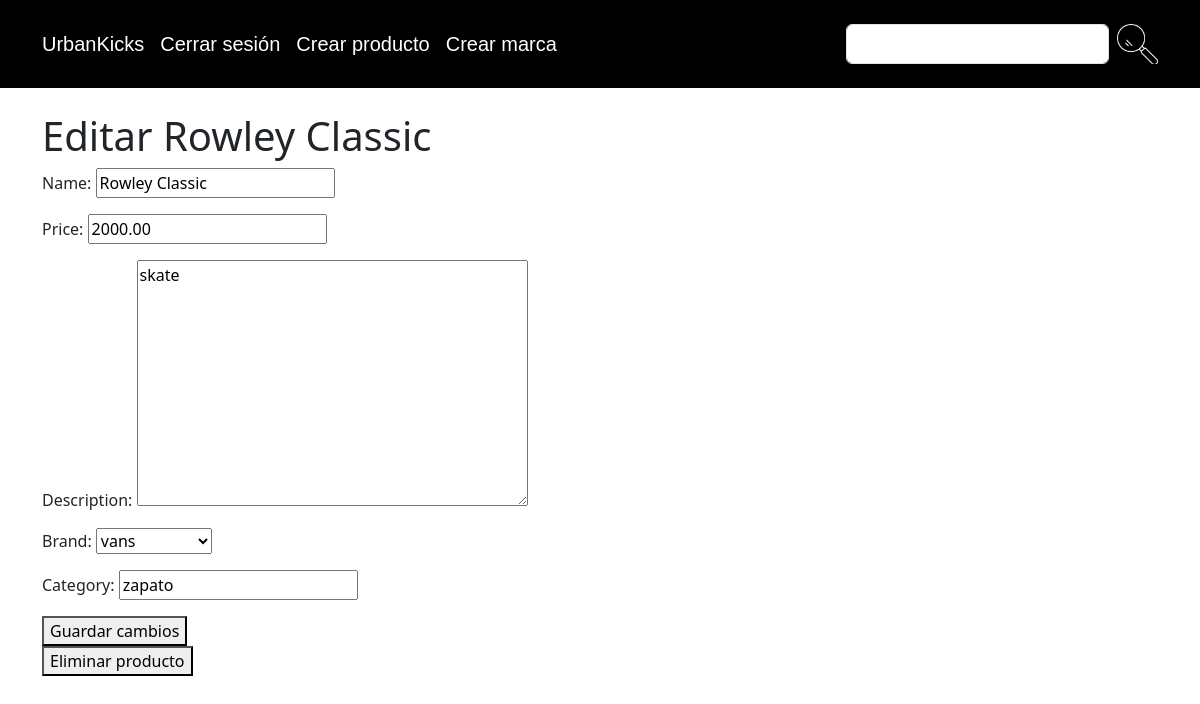
Screenshot of /product/7/edit/ (signed in) with the database file from the repository.
### product/models.py (models this page shows, shortened)
class Product(models.Model):
    product_id = models.AutoField(primary_key=True)
    name = models.CharField(max_length=100)
    price = models.DecimalField(max_digits=10, decimal_places=2)
    description = models.TextField()
    brand = models.ForeignKey(Brand, on_delete=models.CASCADE, related_name='products')
    category = models.CharField(max_length=50)
    created_at = models.DateTimeField(auto_now_add=True)

class Brand(models.Model):
    name = models.CharField(max_length=100)
    def __str__(self):
        return self.name

### product/views.py (the view, shortened to what this page needs)
# urls.py: path('product/<int:product_id>/edit/', ProductUpdateView.as_view(), name='product_edit'),
class ProductUpdateView(View):
    @method_decorator(adm_access_only("No estas autorizado para acceder a la pagina de admin, logeate como admin"), name="get")
    def get(self, request, product_id):
        product = get_object_or_404(Product, pk=product_id)
        form = ProductForm(instance=product)
        context = {
            'urban_kicks' : TEXTS['urban_kicks'],
            'logout' : TEXTS['logout'],
            'login' : TEXTS['login'],
            'signup' : TEXTS['signup'],
            'cart_text' : TEXTS['cart'],
            'create_product' : TEXTS['create_product'],
            'create_brand' : TEXTS['create_brand'],
            'save_changes' : TEXTS['save_changes'],
            'delete_product' : TEXTS['delete_product'],
            'edit': TEXTS['edit'],
            'delete_confirmation_message': TEXTS['delete_confirmation_message'],
            'form': form,
            'product': product,
        }
        return render(request, 'edit_product.html', context)

### product/forms.py
class ProductForm(forms.ModelForm):
    class Meta:
        model = Product
        fields = ['name', 'price', 'description', 'brand', 'category']

### cart/context_processors.py (called while the page is built)
def cart(request):
    return {'cart': Cart(request)}

### product/templates/edit_product.html (shortened to what this page needs)
{% extends 'base.html' %}
{% block content %}
<body>
    <h1>{{edit}} {{ product.name }}</h1>
    <form method="post">
        {{ form.as_p }}
        <button type="submit">{{save_changes}}</button>
    </form>
    <form action="{% url 'product_delete' product_id=product.product_id %}" method="post">
        <button type="submit" onclick="return confirm('{{delete_confirmation_message}}')">{{delete_product}}</button>
    </form>
</body>
{% endblock %}

### rows the page displays
Product: name "Rowley Classic", price "2000.00", description "skate", brand "vans", category "zapato"

### other values shown
{{ urban_kicks }} "UrbanKicks"
{{ logout }} "Cerrar sesión"
{{ create_product }} "Crear producto"
{{ create_brand }} "Crear marca"
{{ edit }} "Editar"
{{ save_changes }} "Guardar cambios"
{{ delete_product }} "Eliminar producto"
